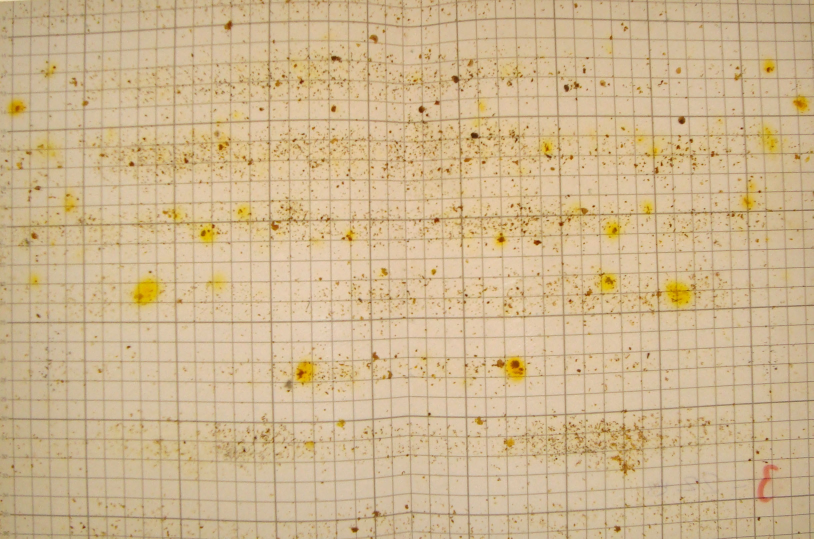
#> input picture fotos/3.JPG, 2440 x 1616 px, found by its file name (shown at 1/3 size)
$ jupyter execute --allow-errors analisis_imagenes.ipynb   (shell and % lines are left out)   (older library calls are emulated)
#> lines starting #> are read from the running program, lines starting #| are printed output that depends on the picture; after the words box and inside, x2 and y2 are one past the last pixel; in counts of white or black regions, pixels touching at a corner belong together
# Taller de visión por ordenador aplicado a la apicultura

## Importar librerías

[cell 1]
#!pip install -r requirements.txt

[cell 2]
import pandas as pd
import numpy as np
from matplotlib import pyplot as plt
import math
import cv2

## Análisis de Imágenes

Cargamos la foto con la función de la librería de opencv. Hay que tener en cuenta que opencv trabaja en **BGR**.

[cell 3]
num_foto = "3"
img = cv2.imread("fotos/"+num_foto+".jpg")
#> img is the input picture: shape (1616, 2440, 3); mean B, G, R 142.5, 182, 206.4

Definimos una función para mostar las imágenes.

[cell 4]
def show_img(img, title='img', inline=True):
    if inline == True:
        aux = cv2.cvtColor(img, cv2.COLOR_BGR2RGB)
        plt.imshow(aux)
    else:
        cv2.imshow(title, img)
        cv2.waitKey()
        cv2.destroyAllWindows()

[cell 5]
show_img(img)

### Procesado

#### Visualizar gráficas

[cell 6]
def calcHistogram(img, canal=0):
    height = 0
    width = 0
    gray = False
    try:
        height, width, channels = img.shape
    except ValueError:
        height, width = img.shape
        gray = True
    histArray =  []
    for x in range(255):
        histArray.append(0)
    for i in range(height):
        for j in range(width):
            if gray:
                histArray[int(img.item(i,j))] += 1
            else:
                histArray[int(img.item(i,j,canal))] += 1
    return histArray

[cell 7]
histRed = calcHistogram(img, 2)
#> histRed = 255 values, max 129204 at index 210, min 0 at index 0, mean 15462.9
plt.plot(histRed, color='red')
histBlue = calcHistogram(img, 0)
#> histBlue = 255 values, max 98618 at index 154, min 0 at index 197, mean 15462.9
plt.plot(histBlue, color='blue')
histGreen = calcHistogram(img, 1)
#> histGreen = 255 values, max 146284 at index 192, min 0 at index 0, mean 15462.9
plt.plot(histGreen, color='green')
plt.title("Histograma BGR")
plt.xlabel("Nivel de color")
plt.ylabel("Número de pixeles")
plt.show()

#### Extraer canal rojo

Ponemos a cero todos los canales excepto el rojo, para así resaltar los puntos mas rojizos, ya que las varroas tienen una tonalidad roja.

[cell 8]
red = img.copy()
red[:,:,0] = 0
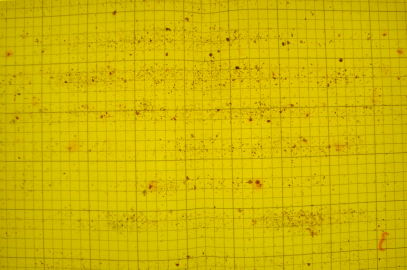
#> red: shape (1616, 2440, 3) (shown at 1/6 size); mean B, G, R 0, 182, 206.4
red[:,:,1] = 0
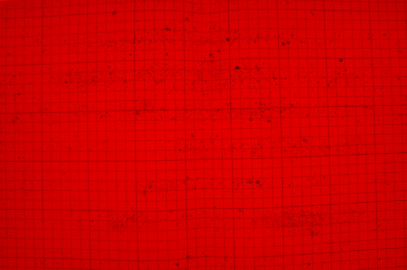
#> red: shape (1616, 2440, 3) (shown at 1/6 size); mean B, G, R 0, 0, 206.4

[cell 9]
show_img(red)

[cell 10]
opencvHistRed = cv2.calcHist([img],[2], None, [256],[0,256])
#> opencvHistRed = 256 values, max 129204 at index 210, min 0 at index 0, mean 15402.5
plt.plot(opencvHistRed, color='red')
plt.xlabel("Nivel de color")
plt.ylabel("Número de pixeles")
plt.title("Histograma Canal Rojo")
idmax = np.argmax(opencvHistRed, axis=0)[0]
#> idmax = 210
plt.text(15, 70000, "Nivel con mayor\nconcentración\nde pixeles: "+str(idmax))
plt.axhline(max(opencvHistRed))
plt.show()
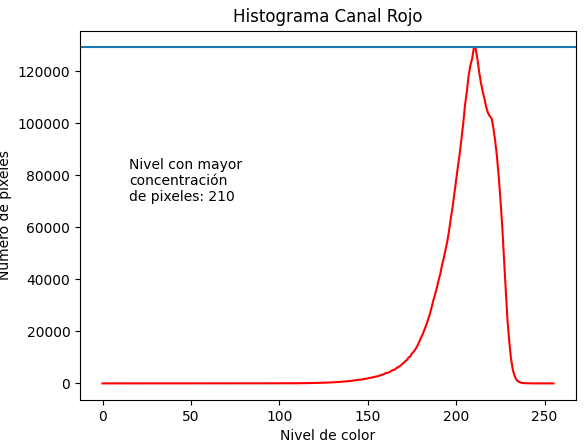
#> figure drawn by matplotlib, 1 panel; curve peaks at x = 210, y = 129204

[cell 11]
print("Nivel con mayor concentración de pixeles: "+str(idmax))
#| Nivel con mayor concentración de pixeles: 210

#### Binarizar

##### Algoritmo del mínimo error de Kittler e Illingworth.

Método de umbralización de imagenes, es decir, bsuqueda del umbral óptimo que permita separar los objetos de primer plano del fondo.

[cell 12]
def kittler(im, out):
    """Algoritmo de Mínimo Error de Kittler e Illingworth


    Arguments:
    im -- imagen en escala de grises
    out -- kernel donde estará la imagen de salida
    """

    np.seterr(divide='ignore', invalid='ignore')
    h, g = np.histogram(im.ravel(), 256, [0, 256])
    h = h.astype(np.float)
    g = g.astype(np.float)
    g = g[:-1]
    c = np.cumsum(h)
    m = np.cumsum(h * g)
    s = np.cumsum(h * g**2)
    sigma_f = np.sqrt(s/c - (m/c)**2)
    cb = c[-1] - c
    mb = m[-1] - m
    sb = s[-1] - s
    sigma_b = np.sqrt(sb/cb - (mb/cb)**2)
    p = c / c[-1]
    v = p * np.log(sigma_f) + (1-p)*np.log(sigma_b) - \
        p*np.log(p) - (1-p)*np.log(1-p)
    v[~np.isfinite(v)] = np.inf
    idx = np.argmin(v)
    t = g[idx]
    out[:, :] = 0
    out[im >= t] = 255

A partir de la imagen con el canal rojo aislado, binarizamos la imagen

[cell 13]
kernel = np.ones((5, 5), np.uint8)
dilation = cv2.dilate(red, kernel, iterations=1)
erosion = cv2.erode(dilation, kernel, iterations=1)
median = cv2.medianBlur(erosion, 3)
gray = cv2.cvtColor(erosion, cv2.COLOR_BGR2GRAY)
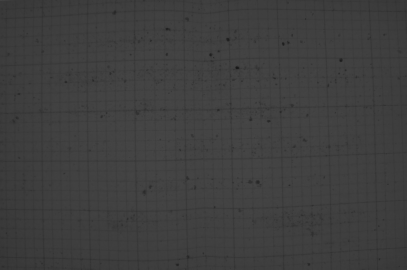
#> gray: shape (1616, 2440) (shown at 1/6 size); min 24, max 75, mean 62.8
out = np.empty_like(gray)
kittler(gray, out)
#> in kittler, `h, g = np.histogram(im.ravel(), 256, [0, 256])`: h = 256 values, max 508236 at index 62, min 0 at index 0, mean 15402.5; g = 257 values from 0 to 256
#> in kittler, `g = g[:-1]`: g = 256 values from 0 to 255
#> in kittler, `c = np.cumsum(h)`: c = 256 values from 0 to 3943040
#> in kittler, `m = np.cumsum(h * g)`: m = 256 values from 0 to 247475200
#> in kittler, `s = np.cumsum(h * g**2)`: s = 256 values from 0 to 1.56e+10
#> in kittler, `cb = c[-1] - c`: cb = 256 values, max 3943040 at index 0, min 0 at index 75, mean 966700
#> in kittler, `mb = m[-1] - m`: mb = 256 values, max 247475200 at index 0, min 0 at index 75, mean 60869859.4
#> in kittler, `sb = s[-1] - s`: sb = 256 values, max 1.56e+10 at index 0, min 0 at index 75, mean 3.84e+09
#> in kittler, `p = c / c[-1]`: p = 256 values from 0 to 1
#> in kittler, `idx = np.argmin(v)`: idx = 51
#> in kittler, `out[im >= t] = 255`:
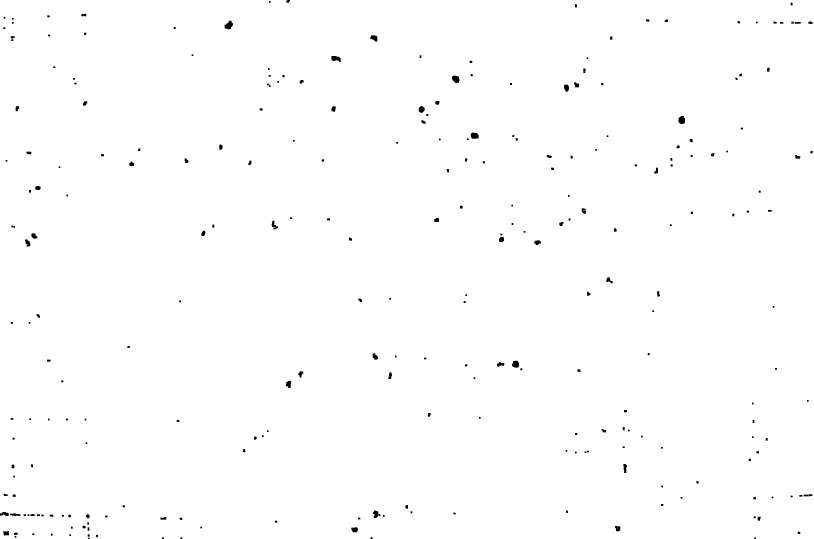
#> out: shape (1616, 2440) (shown at 1/3 size); 99.5% white; 255 black regions (1 under 20 px), largest, box (x1, y1, x2, y2) and area: (674, 62, 699, 88) 428, (1356, 227, 1379, 249) 389, (2035, 348, 2055, 372) 388
#out = cv2.bitwise_not(out)
show_img(out)
#plt.savefig('imgs/bin.png')

#### Eliminar las lineas

##### Algoritmo Canny

[cell 14]
def delete_lines(img):
    dst = cv2.Canny(img, 50, 200, None, 3)
    res = out.copy()

    linesP = cv2.HoughLinesP(dst, 1, np.pi / 180, 50, None, 50, 10)

    for i in range(0, len(linesP)):
        l = linesP[i][0]
        #cv2.line(res, (l[0], l[1]), (l[2], l[3]), (0,0,0), 10, cv2.LINE_AA)
        cv2.line(res, (l[0], l[1]), (l[2], l[3]), (255,255,255), 10, cv2.LINE_AA)

    return dst, res

[cell 15]
cnn, res = delete_lines(out)
#> in delete_lines, `linesP = cv2.HoughLinesP(dst, 1, np.pi / 180, 50, None, 50, 10)`:
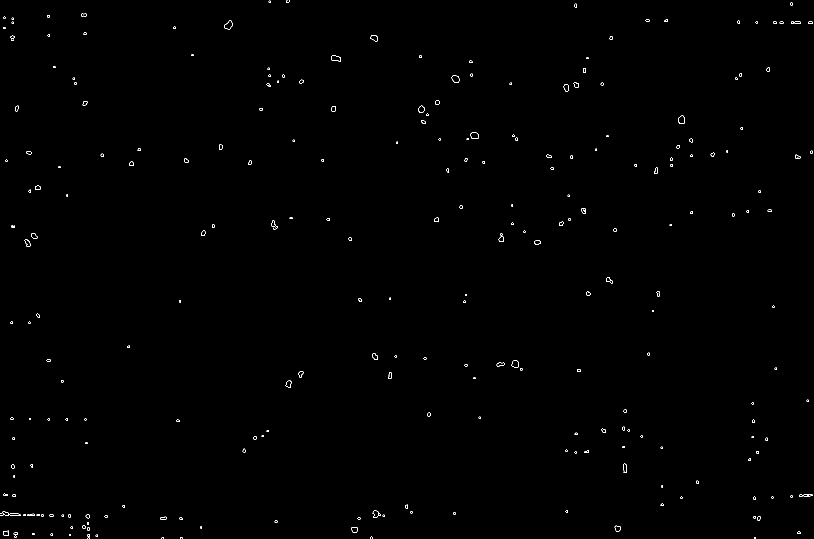
#> dst: shape (1616, 2440) (shown at 1/3 size); 0.18% white in thin lines or dots
#> (the rest of this cell did not finish here and is left out)


[cell 16]
f = plt.figure(figsize=(15,10))
f.add_subplot(1,2, 1)
plt.title("Canny")
plt.imshow(cv2.cvtColor(cnn, cv2.COLOR_BGR2RGB))
f.add_subplot(1,2, 2)
plt.title("Delete Lines")
plt.imshow(cv2.cvtColor(res, cv2.COLOR_BGR2RGB))
plt.show(block=True)
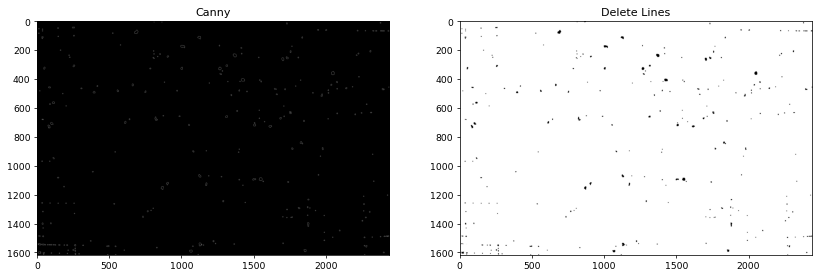
#> figure drawn by matplotlib, 2 panels
f.savefig("imgs/b-a-lines.png")

#### Obtener los contornos

[cell 17]
cont, jer = cv2.findContours(res, cv2.RETR_TREE, cv2.CHAIN_APPROX_SIMPLE)

#### Dibujar los contornos

[cell 18]
draw_org = img.copy()
_ = cv2.drawContours(draw_org, cont, -1, (0, 0, 255), 2, cv2.LINE_AA)
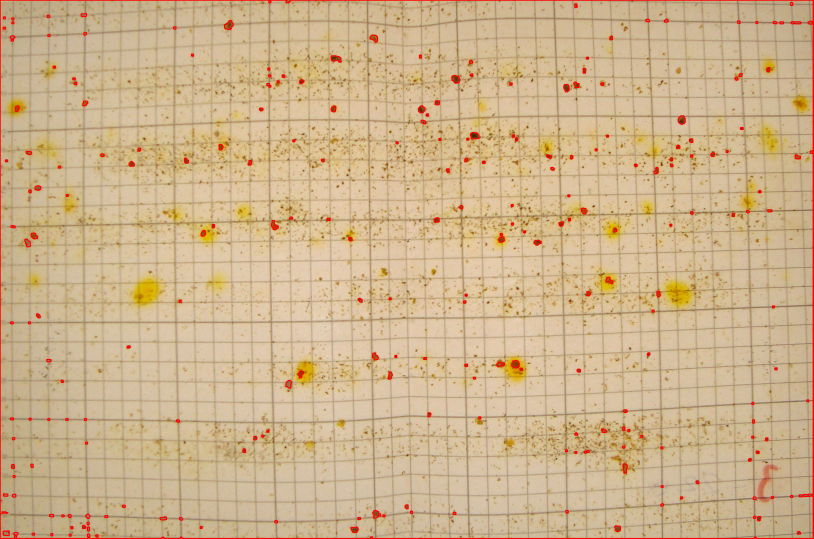
#> draw_org: shape (1616, 2440, 3) (shown at 1/3 size); 1.64% of pixels changed, all inside (x1, y1, x2, y2) = (0, 0, 2440, 1616)

[cell 19]
draw = res.copy()
draw = cv2.cvtColor(draw, cv2.COLOR_BGR2RGB)
_ = cv2.drawContours(draw, cont, -1, (0, 255, 0), 2, cv2.LINE_AA)
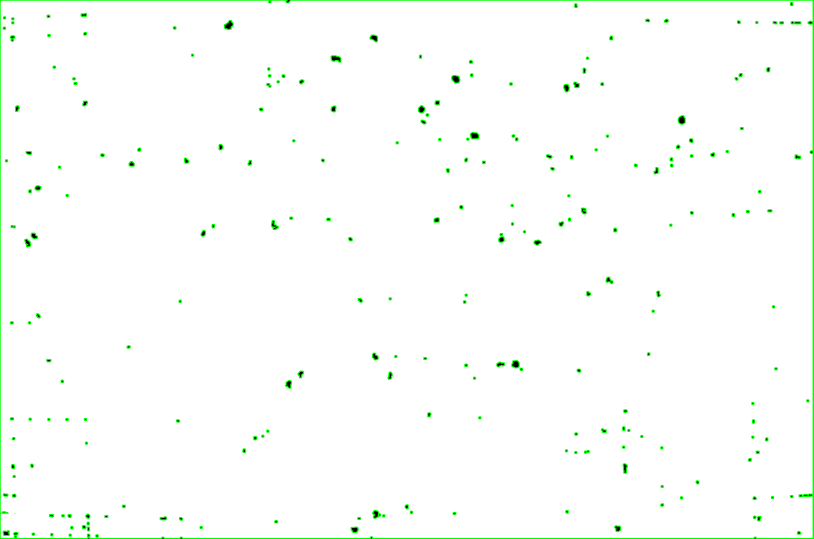
#> draw: shape (1616, 2440, 3) (shown at 1/3 size); mean R, G, B 251.4, 254.4, 251.4

[cell 20]
f = plt.figure(figsize=(15,10))
f.add_subplot(1,2, 1)
plt.imshow(cv2.cvtColor(draw, cv2.COLOR_BGR2RGB))
f.add_subplot(1,2, 2)
plt.imshow(cv2.cvtColor(draw_org, cv2.COLOR_BGR2RGB))
plt.show(block=True)
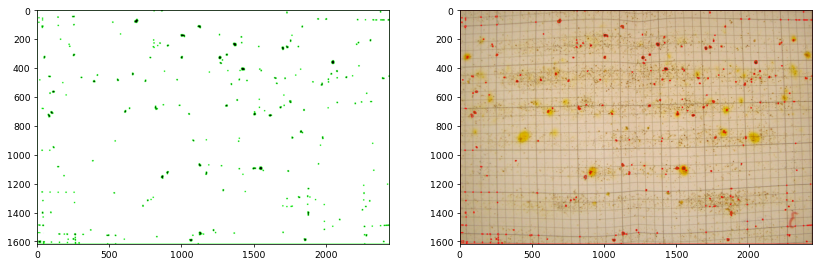
#> figure drawn by matplotlib, 2 panels
f.savefig("imgs/conts.png")

### Extracción de Caracteríasticas

#### Coordenadas

[cell 21]
cont_x = []
cont_y = []

for c in cont:
    grain = np.int0(cv2.boxPoints(cv2.minAreaRect(c)))
    centroid = (grain[2][1]-(grain[2][1]-grain[0][1])//2,
                grain[2][0]-(grain[2][0]-grain[0][0])//2)
    cont_x.append(centroid[0])
    cont_y.append(centroid[1])

#### Área

[cell 22]
cont_areas = []

for c in cont:
    area = cv2.contourArea(c)
    cont_areas.append(area)

#### Excentricidad

[cell 23]
cont_exc = []

pi_4 = np.pi*4

for c in cont:
    if len(c) > 5:
        area = cv2.contourArea(c)
        arclen = cv2.arcLength(c, True)
        ellipse = cv2.fitEllipse(c)# ((centroX, centroY), (semiejeMenor, semiejeMayor), anguloRotacion)
        exEl = math.sqrt(
            (ellipse[1][1]*ellipse[1][1])-(ellipse[1][0]*ellipse[1][0]))/ellipse[1][1]
        cont_exc.append(exEl)
    else:
        cont_exc.append(0)

#### Semiejes de la Elipse

[cell 24]
cont_minor_axis = []
cont_major_axis = []

pi_4 = np.pi*4

for c in cont:
    if len(c) > 5:
        area = cv2.contourArea(c)
        arclen = cv2.arcLength(c, True)
        ellipse = cv2.fitEllipse(c)# ((centroX, centroY), (semiejeMenor, semiejeMayor), anguloRotacion)
        minor = ellipse[1][0]
        major = ellipse[1][1]
        cont_minor_axis.append(minor)
        cont_major_axis.append(major)
    else:
        cont_minor_axis.append(0)
        cont_major_axis.append(0)

#### Color

[cell 25]
cont_red = []
cont_green = []
cont_blue = []

for c in cont:
    grain = np.int0(cv2.boxPoints(cv2.minAreaRect(c)))
    centroid = (grain[2][1]-(grain[2][1]-grain[0][1])//2,
                grain[2][0]-(grain[2][0]-grain[0][0])//2)
    color = img[centroid]
    cont_blue.append(color[0])
    cont_green.append(color[1])
    cont_red.append(color[2])

### Crear Dataset

[cell 26]
data = {"x":cont_x, "y":cont_y, "area":cont_areas , "excentricidad": cont_exc,
        "semieje_menor":cont_minor_axis, "semieje_mayor":cont_major_axis,
        "azul":cont_blue, "verde":cont_green, "rojo":cont_red}
for i in data:
    print(i + ": " + str(len(data[i])))
#> this loop made 9 passes
#> i on passes 1 to 8: 'x', 'y', 'area', 'excentricidad', 'semieje_menor', 'semieje_mayor', 'azul', 'verde'
#> (printed output is left out)

[cell 27]
df = pd.DataFrame(data)
df.head()
#> Out = table of 5 rows and 9 columns

[cell 28]
df.describe()
#> Out = table of 8 rows and 9 columns

#> (a cell that did not finish here is left out)

*Realizamos el etiquitado manual*

## Análisis de los datos

### Cargamos el dataset etiquetado

#> (a cell that did not finish here is left out)

[cell 31]
df.describe()
#> Out = table of 8 rows and 9 columns

[cell 32]
varroas = []
#> (the rest of this cell did not finish here and is left out)

[cell 33]
img = cv2.imread("fotos/"+num_foto+".jpg")
varroas_img = img.copy()
varroas_img = cv2.cvtColor(varroas_img, cv2.COLOR_BGR2RGB)
_ = cv2.drawContours(varroas_img, varroas, -1, (0, 255, 0), 2, cv2.LINE_AA)
plt.imshow(varroas_img)
cv2.imwrite("imgs/"+num_foto+"_varroas.png", cv2.cvtColor(varroas_img, cv2.COLOR_RGB2BGR))
#> Out = True

$ run again, with fotos/1.JPG copied over fotos/3.JPG
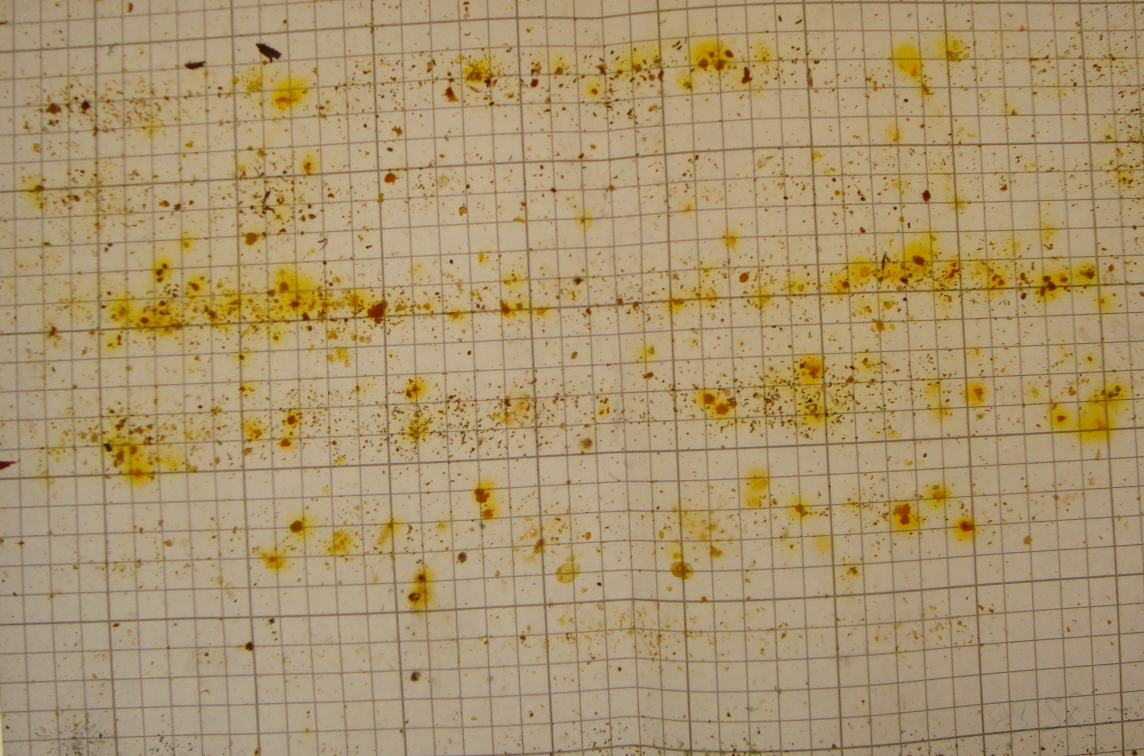
#> input picture fotos/1.JPG, 2288 x 1512 px, found by its file name (shown at 1/2 size)
#> img is the input picture: shape (1512, 2288, 3); mean B, G, R 109.5, 149.2, 170.9
#> histRed = 255 values, max 131567 at index 180, min 0 at index 0, mean 13566.5
#> histBlue = 255 values, max 95296 at index 123, min 0 at index 164, mean 13566.5
#> histGreen = 255 values, max 134860 at index 160, min 0 at index 0, mean 13566.5
#> opencvHistRed = 256 values, max 131567 at index 180, min 0 at index 0, mean 13513.5
#> idmax = 180
#| Nivel con mayor concentración de pixeles: 180
#> in kittler, `h, g = np.histogram(im.ravel(), 256, [0, 256])`: h = 256 values, max 556805 at index 54, min 0 at index 0, mean 13513.5; g = 257 values from 0 to 256
#> in kittler, `g = g[:-1]`: g = 256 values from 0 to 255
#> c = 256 values from 0 to 3459456
#> m = 256 values from 0 to 181344542
#> s = 256 values from 0 to 9.55e+09
#> cb = 256 values, max 3459456 at index 0, min 0 at index 69, mean 708377.1
#> mb = 256 values, max 181344542 at index 0, min 0 at index 69, mean 37300136.3
#> sb = 256 values, max 9.55e+09 at index 0, min 0 at index 69, mean 1.97e+09
#> p = 256 values from 0 to 1
#> idx = 43
#> in kittler, `out[im >= t] = 255`:
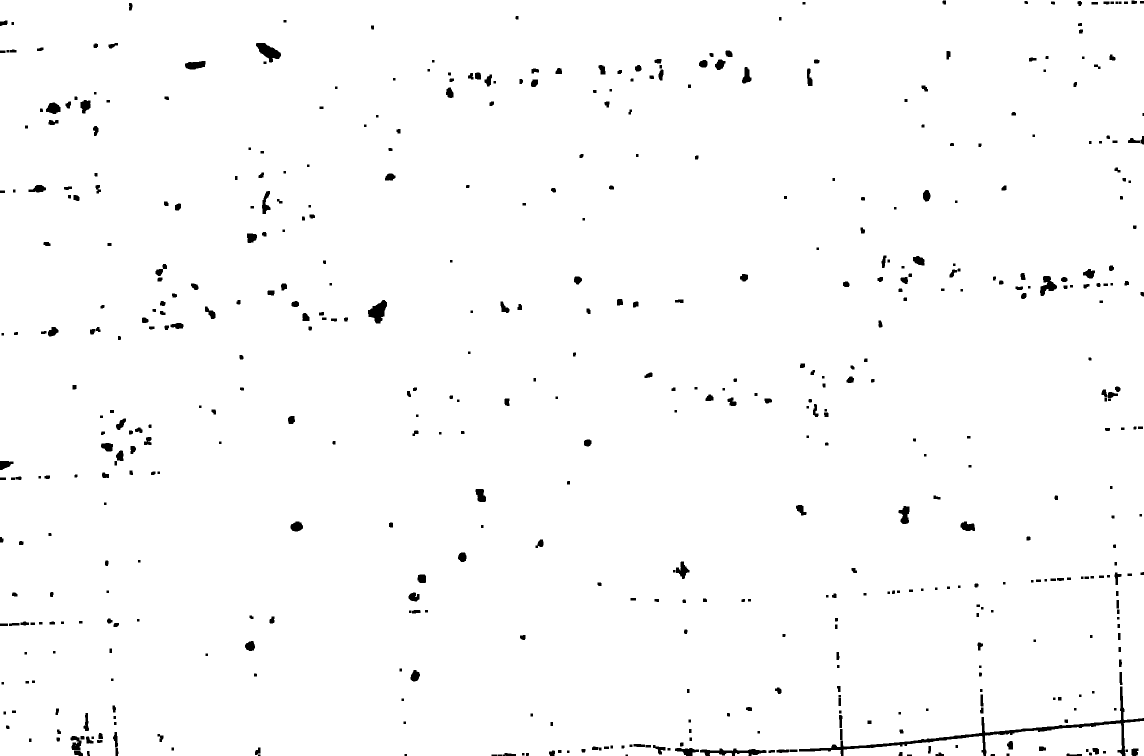
#> out: shape (1512, 2288) (shown at 1/2 size); 98.5% white; 536 black regions (3 under 20 px), largest, box (x1, y1, x2, y2) and area: (1598, 1373, 2288, 1512) 5555, (1400, 1497, 1533, 1512) 1039, (736, 600, 774, 647) 1033
#> dst: shape (1512, 2288); 0.54% white in thin lines or dots
#> dst: shape (1512, 2288); 0.46% white in thin lines or dots
#> draw_org: shape (1512, 2288, 3); 3.58% of pixels changed, all inside (x1, y1, x2, y2) = (0, 0, 2288, 1512)
#> `plt.show(block=True)`:
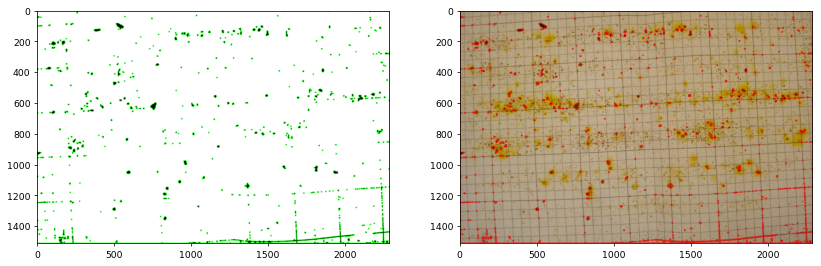
#> figure drawn by matplotlib, 2 panels
#> the loop `for i in data:` made 9 passes
#> i on passes 1 to 8: 'x', 'y', 'area', 'excentricidad', 'semieje_menor', 'semieje_mayor', 'azul', 'verde'
#> (printed output is left out)
#> `df.head()`: Out = table of 5 rows and 9 columns
#> `df.describe()`: Out = table of 8 rows and 9 columns
#> `cv2.imwrite("imgs/"+num_foto+"_varroas.png", cv2.cvtColor(varroas_img,..`: Out = True
